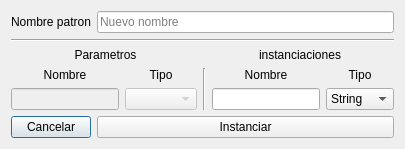
<?xml version="1.0" encoding="UTF-8"?>
<ui version="4.0">
 <class>InstanciacionPatron</class>
 <widget class="QDialog" name="InstanciacionPatron">
  <property name="geometry">
   <rect>
    <x>0</x>
    <y>0</y>
    <width>335</width>
    <height>172</height>
   </rect>
  </property>
  <property name="windowTitle">
   <string>Instanciación Patron</string>
  </property>
  <layout class="QVBoxLayout" name="verticalLayout">
   <property name="sizeConstraint">
    <enum>QLayout::SetFixedSize</enum>
   </property>
   <item>
    <layout class="QHBoxLayout" name="horizontalLayout_2">
     <item>
      <widget class="QLabel" name="lb_nombrePatron">
       <property name="text">
        <string>Nombre patron</string>
       </property>
      </widget>
     </item>
     <item>
      <widget class="QLineEdit" name="le_nombrePatron">
       <property name="text">
        <string/>
       </property>
       <property name="placeholderText">
        <string>Nuevo nombre</string>
       </property>
      </widget>
     </item>
    </layout>
   </item>
   <item>
    <widget class="Line" name="line_2">
     <property name="orientation">
      <enum>Qt::Horizontal</enum>
     </property>
    </widget>
   </item>
   <item>
    <layout class="QVBoxLayout" name="verticalLayout_2">
     <item>
      <layout class="QHBoxLayout" name="horizontalLayout_6">
       <item>
        <widget class="QLabel" name="lb_parametros">
         <property name="text">
          <string extracomment="0">Parametros</string>
         </property>
         <property name="textFormat">
          <enum>Qt::RichText</enum>
         </property>
         <property name="alignment">
          <set>Qt::AlignCenter</set>
         </property>
        </widget>
       </item>
       <item>
        <widget class="QLabel" name="lb_instanciaciones">
         <property name="sizePolicy">
          <sizepolicy hsizetype="Preferred" vsizetype="Preferred">
           <horstretch>0</horstretch>
           <verstretch>0</verstretch>
          </sizepolicy>
         </property>
         <property name="text">
          <string>instanciaciones</string>
         </property>
         <property name="textFormat">
          <enum>Qt::RichText</enum>
         </property>
         <property name="alignment">
          <set>Qt::AlignCenter</set>
         </property>
        </widget>
       </item>
      </layout>
     </item>
     <item>
      <layout class="QHBoxLayout" name="horizontalLayout_7">
       <property name="sizeConstraint">
        <enum>QLayout::SetMaximumSize</enum>
       </property>
       <item>
        <layout class="QGridLayout" name="gridLayout_10">
         <property name="sizeConstraint">
          <enum>QLayout::SetFixedSize</enum>
         </property>
         <item row="0" column="1">
          <widget class="QLabel" name="lb_tipoParametro">
           <property name="text">
            <string>Tipo</string>
           </property>
           <property name="alignment">
            <set>Qt::AlignCenter</set>
           </property>
          </widget>
         </item>
         <item row="1" column="0">
          <widget class="QLineEdit" name="le_nombreParametro1">
           <property name="enabled">
            <bool>false</bool>
           </property>
          </widget>
         </item>
         <item row="1" column="1">
          <widget class="QComboBox" name="cb_tipoParametro1">
           <property name="enabled">
            <bool>false</bool>
           </property>
          </widget>
         </item>
         <item row="0" column="0">
          <widget class="QLabel" name="lb_nombreParametro">
           <property name="text">
            <string>Nombre</string>
           </property>
           <property name="alignment">
            <set>Qt::AlignCenter</set>
           </property>
          </widget>
         </item>
        </layout>
       </item>
       <item>
        <widget class="Line" name="line_4">
         <property name="orientation">
          <enum>Qt::Vertical</enum>
         </property>
        </widget>
       </item>
       <item>
        <layout class="QGridLayout" name="gridLayout_11">
         <property name="sizeConstraint">
          <enum>QLayout::SetMaximumSize</enum>
         </property>
         <item row="0" column="0">
          <widget class="QLabel" name="lb_nombreInstancia">
           <property name="text">
            <string>Nombre</string>
           </property>
           <property name="alignment">
            <set>Qt::AlignCenter</set>
           </property>
          </widget>
         </item>
         <item row="1" column="1">
          <widget class="QComboBox" name="cb_tipoInstancia1">
           <item>
            <property name="text">
             <string>String</string>
            </property>
           </item>
           <item>
            <property name="text">
             <string>double</string>
            </property>
           </item>
          </widget>
         </item>
         <item row="1" column="0">
          <widget class="QLineEdit" name="le_nombreInstancia1"/>
         </item>
         <item row="0" column="1">
          <widget class="QLabel" name="lb_tipoInstancia">
           <property name="text">
            <string>Tipo</string>
           </property>
           <property name="alignment">
            <set>Qt::AlignCenter</set>
           </property>
          </widget>
         </item>
        </layout>
       </item>
      </layout>
     </item>
    </layout>
   </item>
   <item>
    <layout class="QHBoxLayout" name="horizontalLayout_3">
     <property name="sizeConstraint">
      <enum>QLayout::SetFixedSize</enum>
     </property>
     <item>
      <widget class="QPushButton" name="pb_cancelar">
       <property name="sizePolicy">
        <sizepolicy hsizetype="Fixed" vsizetype="Fixed">
         <horstretch>0</horstretch>
         <verstretch>0</verstretch>
        </sizepolicy>
       </property>
       <property name="text">
        <string>Cancelar</string>
       </property>
       <property name="icon">
        <iconset theme="cancel"/>
       </property>
      </widget>
     </item>
     <item>
      <widget class="QPushButton" name="pb_instanciar">
       <property name="text">
        <string>Instanciar</string>
       </property>
       <property name="icon">
        <iconset theme="document-save"/>
       </property>
      </widget>
     </item>
    </layout>
   </item>
  </layout>
 </widget>
 <resources/>
 <connections/>
</ui>
